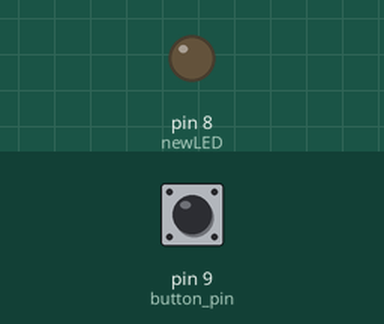
Bench run of a sketch on a simulated Arduino Uno, built with avr-gcc and run on an emulated ATmega328P. Parts: output pins drawn as LEDs (lit = HIGH). The test bench sets the inputs (shaded band); at power-on: pin 9 (button_pin) LOW.

Above: at 1.2 s.
1.3 s: pin 9 (button_pin) pulled HIGH for 0.15 s
At 1.9 s:
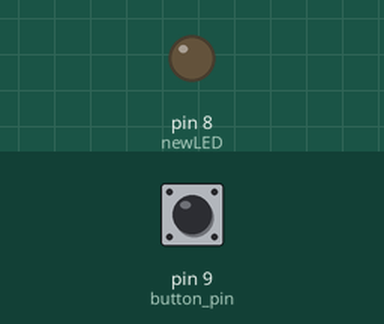
2.9 s: pin 9 (button_pin) pulled HIGH for 1 s
At 3.07 s:
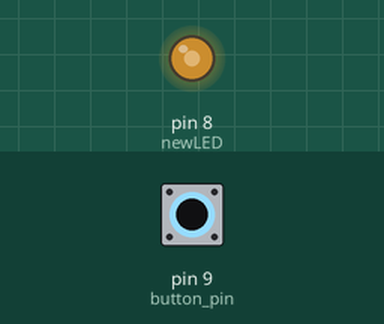
Timing chart, 0 to 5.9 s (numbered marks = the images above; inputs shaded):
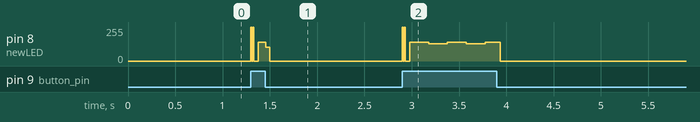

Measured:
- after the input at 1.3 s, pin 8 (newLED): 0/255 → 140/255 at once, → 0/255 0.16 s later

The sketch:

JuniorDesign_Bat_BopIt.ino
```cpp
//Rebecca has added a change!
#define newLED 8
#define button_pin 9

void setup() {
  // put your setup code here, to run once:
  // put your setup code here, to run once:
  pinMode(newLED, OUTPUT);
  pinMode(button_pin, INPUT);
}

void loop() {
  // put your main code here, to run repeatedly:
  int button_state = digitalRead(button_pin);
  if (button_state == HIGH)
  {
    digitalWrite(newLED, HIGH);
    delay(10);
    digitalWrite(newLED, LOW);
    delay(5);//Sierra's Change!
    delay(4); //Jack's change
  }
}
```
